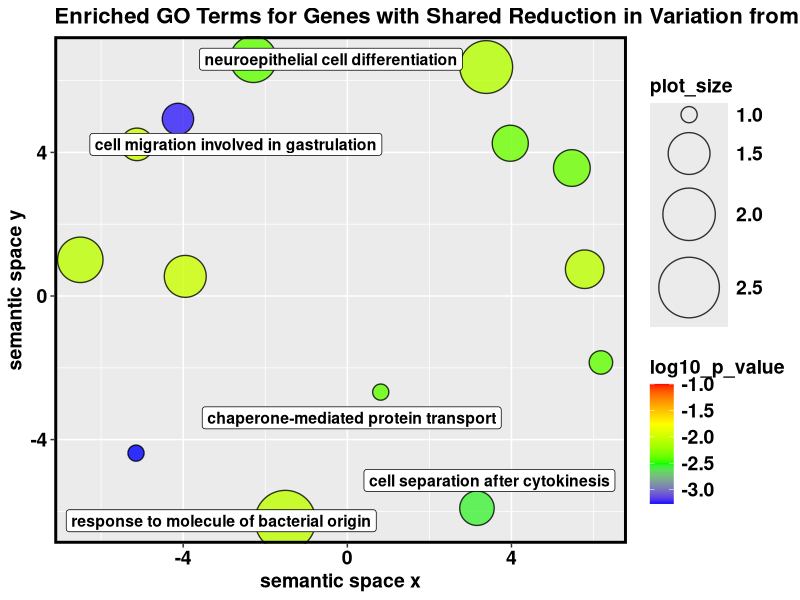

R code for this plot:
## ---- chunk 1
library(ggrepel)
library(ggplot2)
library(tidyverse)
library(data.table)
library(edgeR)
library("limma")
#Revigo Processing Higher Heart
# A plotting R script produced by the REVIGO server at http://revigo.irb.hr/
# If you found REVIGO useful in your work, please cite the following reference:
# Supek F et al. "REVIGO summarizes and visualizes long lists of Gene Ontology
# terms" PLoS ONE 2011. doi:10.1371/journal.pone.0021800
bjp<-
theme(
  panel.border = element_rect(colour = "black", fill = NA, size = 2),
  plot.title = element_text(size = 16, face = "bold"),
  axis.text.y =  element_text(size = 14,face = "bold",color = "black"),
  axis.text.x =  element_text(size = 14,face = "bold",color = "black"),
  axis.title.y = element_text(size = 14,face = "bold"),
  axis.title.x = element_text(size = 14,face = "bold"),
  legend.text = element_text(size = 14,face = "bold"),
  legend.title = element_text(size = 14,face = "bold"),
  strip.text.x = element_text(size = 14,face = "bold"),
  strip.text.y = element_text(size = 14,face = "bold"),
  strip.background = element_rect(colour = "black", size = 2))
# --------------------------------------------------------------------------
# Here is your data from REVIGO (replace with your GO results)

revigo.names <- c("term_ID","description","frequency_%","plot_X","plot_Y","plot_size","log10_p_value","uniqueness","dispensability");
revigo.data <- rbind(c("GO:0002237","response to molecule of bacterial origin", 1.841,-1.512,-6.258, 2.505,-2.0630,0.855,0.000),
c("GO:0032908","regulation of transforming growth factor beta1 production", 0.052,-5.150,-4.377, 1.000,-3.2676,0.788,0.000),
c("GO:0000920","cell separation after cytokinesis", 0.098, 3.159,-5.911, 1.255,-2.5591,0.830,0.007),
c("GO:0072321","chaperone-mediated protein transport", 0.052, 0.814,-2.677, 1.000,-2.3925,0.814,0.007),
c("GO:1904903","ESCRT III complex disassembly", 0.058, 6.180,-1.851, 1.041,-2.3925,0.766,0.024),
c("GO:0001829","trophectodermal cell differentiation", 0.081,-4.128, 4.932, 1.176,-3.2366,0.715,0.092),
c("GO:1901889","negative regulation of cell junction assembly", 0.115, 5.472, 3.565, 1.322,-2.3625,0.733,0.093),
c("GO:0016447","somatic recombination of immunoglobulin gene segments", 0.254,-6.508, 1.008, 1.653,-2.0711,0.758,0.135),
c("GO:0009954","proximal/distal pattern formation", 0.179,-3.950, 0.547, 1.505,-2.0123,0.760,0.143),
c("GO:0060563","neuroepithelial cell differentiation", 0.283,-2.291, 6.594, 1.699,-2.3936,0.760,0.181),
c("GO:0039702","viral budding via host ESCRT complex", 0.110, 3.971, 4.255, 1.301,-2.3595,0.700,0.231),
c("GO:0071800","podosome assembly", 0.133, 5.784, 0.746, 1.380,-2.0726,0.745,0.309),
c("GO:0043901","negative regulation of multi-organism process", 0.600, 3.385, 6.378, 2.021,-2.1101,0.778,0.350),
c("GO:0042074","cell migration involved in gastrulation", 0.087,-5.126, 4.224, 1.204,-2.0123,0.700,0.387));


one.data <- data.frame(revigo.data);
names(one.data) <- revigo.names;
one.data <- one.data [(one.data$plot_X != "null" & one.data$plot_Y != "null"), ];
one.data$plot_X <- as.numeric( as.character(one.data$plot_X) );
one.data$plot_Y <- as.numeric( as.character(one.data$plot_Y) );
one.data$plot_size <- as.numeric( as.character(one.data$plot_size) );
one.data$log10_p_value <- as.numeric( as.character(one.data$log10_p_value) );
one.data$frequency <- as.numeric( as.character(one.data$frequency) );
one.data$uniqueness <- as.numeric( as.character(one.data$uniqueness) );
one.data$dispensability <- as.numeric( as.character(one.data$dispensability) );
# --------------------------------------------------------------------------


# This is a table indicating which labels you would like to plot (all data will be plotted, but you need to indicate whether the label should be displayed), make this table manually.

#fread("plot.labels.txt", sep="\t",stringsAsFactors = FALSE,header=T,data.table=FALSE) %>% filter(Plot=="Yes")

label.keep <- c(1, 3, 4, 10, 14)

#label.keep=c("trophectodermal cell differentiation")
	
	
ex <- one.data %>% filter(description %in%label.keep)
ex <- one.data[label.keep,]


ggplot(data = one.data)+
geom_point( aes( plot_X, plot_Y, fill = log10_p_value, size = plot_size),shape=21,color="black",stroke=0.7, alpha = 0.8) +
scale_fill_gradientn( colours = c("blue", "green", "yellow", "red"), limits = c( min(one.data$log10_p_value), -1) )+
scale_size( range=c(5, 20)) +labs (y = "semantic space y", x = "semantic space x")+
	geom_label_repel(data=ex, aes(plot_X, plot_Y, label = description),
    fontface = 'bold', color = 'black',
    box.padding = 0.6, point.padding = 1.6,
		size = 4,
    # Width of the line segments.
    segment.size = 1,
    # Strength of the repulsion force.
    force = 1,
		arrow = arrow(length = unit(0.01, 'npc')), max.iter = 3e3)+bjp + ggtitle("Enriched GO Terms for Genes with Shared Reduction in Variation from Day 0 to 1 (391 genes)")
